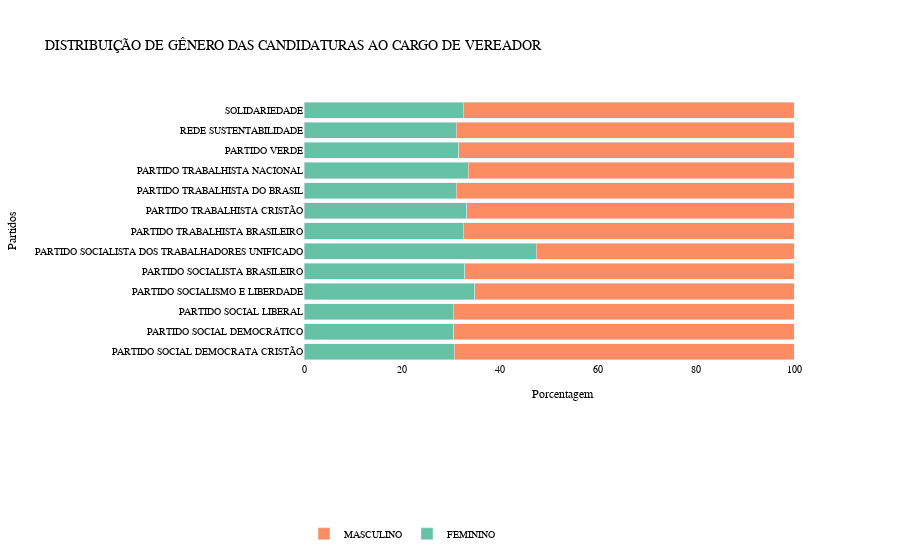

Here is the notebook cell this chart was saved with:
### Code cell
# Gráfico Distribuição de Gênero 
fig = go.Figure()

fig.add_trace(go.Bar(y = partidos[22:36],
                x = x_Fem[22:36],
                name = 'FEMININO',
                orientation='h'))
    
fig.add_trace(go.Bar(y = partidos[22:36],
                x = x_Masc[22:36],
                name = 'MASCULINO',
                orientation='h'))



fig.update_layout(title = 'DISTRIBUIÇÃO DE GÊNERO DAS CANDIDATURAS AO CARGO DE VEREADOR',
                   xaxis_title='Porcentagem',
                   yaxis_title='Partidos',
                   font = {'family': 'Arial','size': 10,'color': 'black'},  
                   plot_bgcolor = 'white',
                   barmode = 'stack',
                   legend_orientation = "h",
                   legend=dict(x=0.0, y=-0.6),
                   colorway=px.colors.qualitative.Set2)

fig.update_xaxes( showgrid=False, gridwidth=1, gridcolor='lightgray',
showline=False, linewidth=1, linecolor='black')
fig.update_yaxes(showgrid=False, gridwidth=1, gridcolor='lightgray',
showline=False, linewidth=1, linecolor='black')

fig.show()

### Figure 1 — Plotly figure (JSON) as saved in the notebook; plotly's stock layout.template omitted (floating-point values rounded to 4 significant figures)
{"data": [{"name": "FEMININO", "orientation": "h", "type": "bar", "x": [30.61, 30.53, 30.45, 34.83, 32.77, 47.37, 32.52, 33.19, 31.02, 33.54, 31.6, 31.07, 32.49], "y": ["PARTIDO SOCIAL DEMOCRATA CRISTÃO", "PARTIDO SOCIAL DEMOCRÁTICO", "PARTIDO SOCIAL LIBERAL", "PARTIDO SOCIALISMO E LIBERDADE", "PARTIDO SOCIALISTA BRASILEIRO", "PARTIDO SOCIALISTA DOS TRABALHADORES UNIFICADO", "PARTIDO TRABALHISTA BRASILEIRO", "PARTIDO TRABALHISTA CRISTÃO", "PARTIDO TRABALHISTA DO BRASIL", "PARTIDO TRABALHISTA NACIONAL", "PARTIDO VERDE", "REDE SUSTENTABILIDADE", "SOLIDARIEDADE"]}, {"name": "MASCULINO", "orientation": "h", "type": "bar", "x": [69.39, 69.47, 69.55, 65.17, 67.23, 52.63, 67.48, 66.81, 68.98, 66.46, 68.4, 68.93, 67.51], "y": ["PARTIDO SOCIAL DEMOCRATA CRISTÃO", "PARTIDO SOCIAL DEMOCRÁTICO", "PARTIDO SOCIAL LIBERAL", "PARTIDO SOCIALISMO E LIBERDADE", "PARTIDO SOCIALISTA BRASILEIRO", "PARTIDO SOCIALISTA DOS TRABALHADORES UNIFICADO", "PARTIDO TRABALHISTA BRASILEIRO", "PARTIDO TRABALHISTA CRISTÃO", "PARTIDO TRABALHISTA DO BRASIL", "PARTIDO TRABALHISTA NACIONAL", "PARTIDO VERDE", "REDE SUSTENTABILIDADE", "SOLIDARIEDADE"]}], "layout": {"barmode": "stack", "colorway": ["rgb(102,194,165)", "rgb(252,141,98)", "rgb(141,160,203)", "rgb(231,138,195)", "rgb(166,216,84)", "rgb(255,217,47)", "rgb(229,196,148)", "rgb(179,179,179)"], "font": {"color": "black", "family": "Arial", "size": 10}, "legend": {"orientation": "h", "x": 0, "y": -0.6}, "plot_bgcolor": "white", "title": {"text": "DISTRIBUIÇÃO DE GÊNERO DAS CANDIDATURAS AO CARGO DE VEREADOR"}, "xaxis": {"gridcolor": "lightgray", "gridwidth": 1, "linecolor": "black", "linewidth": 1, "showgrid": false, "showline": false, "title": {"text": "Porcentagem"}}, "yaxis": {"gridcolor": "lightgray", "gridwidth": 1, "linecolor": "black", "linewidth": 1, "showgrid": false, "showline": false, "title": {"text": "Partidos"}}}}
